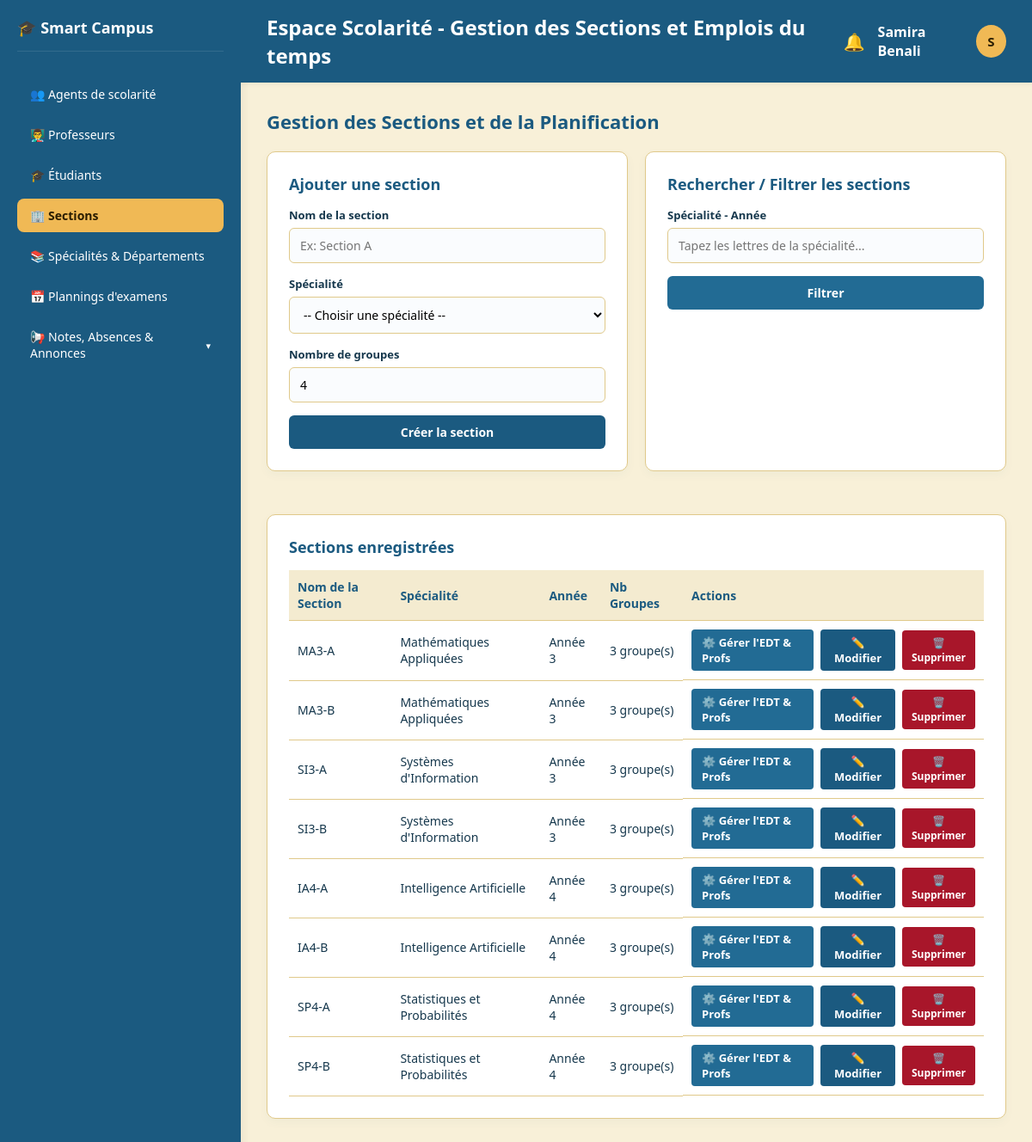
/gestion_sections.php (signed in), run on the app's committed database.
### tables this page shows
CREATE TABLE `section` (
  `id_Sec` int(11) NOT NULL,
  `nom_sec` varchar(100) NOT NULL,
  `id_sp` int(11) DEFAULT NULL,
  `nombre_groupes` int(11) DEFAULT 4
);

CREATE TABLE `specialite` (
  `id_sp` int(11) NOT NULL,
  `NomSp` varchar(100) NOT NULL,
  `id_Dep` int(11) DEFAULT NULL,
  `annee` int(11) NOT NULL
);

### gestion_sections.php (the view, shortened to what this page needs)
<?php
$host = 'localhost';
$db   = 'smart_campus';
$user = 'root';
$pass = '';
$selected_section = null;
$sections = [];
$filter_sp = '';
$filter_annee = '';
$filter_sp_label = '';
try {
    $pdo = new PDO("mysql:host=$host;dbname=$db;charset=utf8mb4", $user, $pass);
    $pdo->setAttribute(PDO::ATTR_ERRMODE, PDO::ERRMODE_EXCEPTION);
    $filter_sp = trim($_GET['filter_sp'] ?? '');
    $filter_annee = trim($_GET['filter_annee'] ?? '');
    $filter_sp_label = trim($_GET['filter_sp_text'] ?? '');
    $sql_sec = "SELECT sec.*, sp.NomSp, sp.annee
                FROM section sec
                LEFT JOIN specialite sp ON sec.id_sp = sp.id_sp
                WHERE 1=1";
    $params_sec = [];
    $sql_sec .= " ORDER BY sp.annee ASC, sp.NomSp ASC, sec.nom_sec ASC";
    $stmt_sec = $pdo->prepare($sql_sec);
    $stmt_sec->execute($params_sec);
    $sections = $stmt_sec->fetchAll(PDO::FETCH_ASSOC);
} catch (PDOException $e) {
    $error = "Erreur de base de données : " . $e->getMessage();
}
?>
<!DOCTYPE html>
<html lang="fr">
<head>
</head>
<body>
    <div class="sidebar">
        <div class="sidebar-top">
            <div class="logo-area"><span>🎓 Smart Campus</span></div>
            <div class="menu">
                <?php if (!empty($_SESSION['is_super_admin'])): ?>
                    <a href="admin_principal_dashboard.php" class="menu-item">👥 Agents de scolarité</a>
                <?php endif; ?>
                <a href="gestion_profs.php" class="menu-item">👨‍🏫 Professeurs</a>
                <a href="gestion_etudiants.php" class="menu-item">🎓 Étudiants</a>
                <a href="gestion_sections.php" class="menu-item active">🏢 Sections</a>
                <a href="gestion_specialites.php" class="menu-item">📚 Spécialités & Départements</a>
                <a href="gestion_examens.php" class="menu-item">📅 Plannings d'examens</a>
                <div class="menu-dropdown">
                    <a href="javascript:void(0);" class="menu-item dropdown-toggle" onclick="toggleSubmenu()">
                        <span>📢 Notes, Absences & Annonces</span>
                        <span id="arrow" style="font-size: 11px;">▾</span>
                    </a>
                </div>
            </div>
        </div>
    </div>
    <div class="main-content">
        <div class="top-navbar">
            <h2>Espace Scolarité - Gestion des Sections et Emplois du temps</h2>
            <div style="display: flex; align-items: center; gap: 15px;">
                <div class="notif-menu-container" onclick="toggleNotifMenu(event)">
                    <div style="font-size: 20px; position: relative;">
                        🔔
                    </div>
                </div>
                <div class="user-menu-container" onclick="toggleUserMenu(event)">
                    <div class="user-profile">
                        <span><strong><?php echo htmlspecialchars($_SESSION['prenom'] . ' ' . $_SESSION['nom']); ?></strong></span>
                        <div class="user-avatar"><?php echo strtoupper(substr($_SESSION['prenom'], 0, 1)); ?></div>
                    </div>
                </div>
            </div>
        </div>
        <div class="content-body">
            <h3 class="section-title">Gestion des Sections et de la Planification</h3>
            <div class="admin-grid">
                <div class="card">
                    <h3>Ajouter une section</h3>
                    <form action="gestion_sections.php" method="POST">
                        <div class="form-group">
                            <label for="nom_sec">Nom de la section</label>
                            <input type="text" id="nom_sec" name="nom_sec" required placeholder="Ex: Section A">
                        </div>
                        <div class="form-group">
                            <label for="id_sp">Spécialité</label>
                            <select id="id_sp" name="id_sp" required>
                                <option value="">-- Choisir une spécialité --</option>
                            </select>
                        </div>
                        <div class="form-group">
                            <label for="nombre_groupes">Nombre de groupes</label>
                            <input type="number" id="nombre_groupes" name="nombre_groupes" min="1" max="10" value="4" required>
                        </div>
                        <button type="submit" name="ajouter_section" class="btn-submit">Créer la section</button>
                    </form>
                </div>
                <div class="card">
                    <h3>Rechercher / Filtrer les sections</h3>
                    <form action="gestion_sections.php" method="GET" id="formFiltreSection" autocomplete="off">
                        <div class="form-group" style="position: relative;">
                            <label for="input_sp_recherche">Spécialité - Année</label>
                            <input
                                type="text"
                                id="input_sp_recherche"
                                name="filter_sp_text"
                                value="<?php echo htmlspecialchars($filter_sp_label); ?>"
                                placeholder="Tapez les lettres de la spécialité..."
                                oninput="afficherSuggestionsSp()"
                            >
                        </div>
                        <div style="display: flex; gap: 10px;">
                            <button type="submit" class="btn-submit" style="background-color: var(--menu);">Filtrer</button>
                        </div>
                    </form>
                </div>
            </div>
            <div class="card">
                <h3>Sections enregistrées</h3>
                <?php if (empty($sections)): ?>
                    <p style="color: var(--text-muted);">Aucune section trouvée.</p>
                <?php else: ?>
                    <table>
                        <thead>
                            <tr>
                                <th>Nom de la Section</th>
                                <th>Spécialité</th>
                                <th>Année</th>
                                <th>Nb Groupes</th>
                                <th>Actions</th>
                            </tr>
                        </thead>
                        <tbody>
                            <?php foreach ($sections as $sec): ?>
                                <tr style="<?php echo ($selected_section && $selected_section['id_Sec'] == $sec['id_Sec']) ? 'background-color: #fdf8e9;' : ''; ?>">
                                    <td><?php echo htmlspecialchars($sec['nom_sec']); ?></td>
                                    <td><?php echo htmlspecialchars($sec['NomSp']); ?></td>
                                    <td>Année <?php echo htmlspecialchars($sec['annee']); ?></td>
                                    <td><?php echo htmlspecialchars($sec['nombre_groupes']); ?> groupe(s)</td>
                                    <td style="display: flex; gap: 8px; align-items: center;">
                                        <a href="gestion_sections.php?id_sec_selected=<?php echo $sec['id_Sec']; ?>&filter_sp=<?php echo urlencode($filter_sp); ?>&filter_sp_text=<?php echo urlencode($filter_sp_label); ?>&filter_annee=<?php echo urlencode($filter_annee); ?>" class="btn-edit">
                                            ⚙️ Gérer l'EDT & Profs
                                        </a>
                                        <button type="button" class="btn-edit" style="background-color: var(--header);" onclick="ouvrirModalModifierSection(<?php echo $sec['id_Sec']; ?>, '<?php echo htmlspecialchars(addslashes($sec['nom_sec'])); ?>', '<?php echo $sec['id_sp']; ?>', <?php echo $sec['nombre_groupes']; ?>)">
                                            ✏️ Modifier
                                        </button>
                                        <form action="gestion_sections.php?filter_sp=<?php echo urlencode($filter_sp); ?>&filter_sp_text=<?php echo urlencode($filter_sp_label); ?>&filter_annee=<?php echo urlencode($filter_annee); ?>" method="POST" style="display:inline; margin:0;">
                                            <button type="submit" name="supprimer_section" class="btn-delete" onclick="return confirm('Attention : La suppression de cette section supprimera également ses séances associées. Voulez-vous continuer ?');">
                                                🗑️ Supprimer
                                            </button>
                                        </form>
                                    </td>
                                </tr>
                            <?php endforeach; ?>
                        </tbody>
                    </table>
                <?php endif; ?>
            </div>
        </div>
    </div>
</body>
</html>

### gestion_sections.php (style rules this page uses)
:root { --header: #1B5A80; --menu: #226B94; --on-blue: #FFFFFF; --accent: #F0B955; --on-accent: #2A1D00; --bg: #F8F0D8; --card: #FFFFFF; --border: #E0C98A; --text: #16384D; --text-muted: #51606A; --error: #A8162A; --on-error: #FFFFFF; --success: #2e7d32; }
* { box-sizing: border-box; margin: 0; padding: 0; font-family: 'Segoe UI', Tahoma, Geneva, Verdana, sans-serif; }
body { background-color: var(--bg); color: var(--text); display: flex; height: 100vh; overflow: hidden; }
.sidebar { width: 280px; background-color: var(--header); display: flex; flex-direction: column; justify-content: space-between; padding: 20px; box-shadow: 4px 0 10px rgba(0,0,0,0.05); }
.sidebar-top .logo-area { color: var(--on-blue); font-size: 18px; font-weight: bold; margin-bottom: 30px; padding-bottom: 15px; border-bottom: 1px solid rgba(255,255,255,0.1); }
.menu { display: flex; flex-direction: column; gap: 8px; }
.menu-item { color: var(--on-blue); padding: 10px 15px; border-radius: 8px; text-decoration: none; font-size: 14px; font-weight: 500; display: flex; align-items: center; gap: 10px; transition: background 0.2s; }
.menu-item:hover, .menu-item.active { background-color: var(--accent); color: var(--on-accent); font-weight: 600; }
.main-content { flex: 1; display: flex; flex-direction: column; overflow-y: auto; }
.top-navbar { background-color: var(--header); color: var(--on-blue); padding: 15px 30px; display: flex; justify-content: space-between; align-items: center; box-shadow: 0 2px 5px rgba(0,0,0,0.05); }
.content-body { padding: 30px; }
.section-title { color: var(--header); font-size: 22px; margin-bottom: 20px; font-weight: 700; }
.admin-grid { display: grid; grid-template-columns: 1fr 1fr; gap: 20px; margin-bottom: 25px; }
.card { background-color: var(--card); border: 1px solid var(--border); border-radius: 10px; padding: 25px; margin-bottom: 25px; box-shadow: 0 4px 12px rgba(27,90,128,0.04); }
.card h3 { color: var(--header); margin-bottom: 15px; font-size: 18px; }
.form-group { margin-bottom: 15px; }
.form-group label { display: block; font-size: 13px; font-weight: 600; margin-bottom: 6px; color: var(--text); }
.form-group input, .form-group select { width: 100%; padding: 10px 12px; border: 1px solid var(--border); border-radius: 6px; font-size: 14px; background-color: #FAFCFE; }
.btn-submit { background-color: var(--header); color: var(--on-blue); border: none; padding: 10px 20px; border-radius: 6px; font-size: 14px; font-weight: 600; cursor: pointer; width: 100%; transition: background 0.2s; }
.btn-edit { background-color: var(--menu); color: var(--on-blue); padding: 6px 12px; border-radius: 4px; font-size: 13px; font-weight: 600; text-decoration: none; display: inline-block; cursor: pointer; border: none; }
.btn-delete { background-color: var(--error); color: var(--on-error); border: none; padding: 6px 10px; border-radius: 4px; font-size: 12px; font-weight: 600; cursor: pointer; }
table { width: 100%; border-collapse: collapse; font-size: 14px; margin-top: 10px; }
th, td { padding: 10px; text-align: left; border-bottom: 1px solid var(--border); vertical-align: middle; }
th { background-color: #f4ebd0; color: var(--header); font-weight: 600; }
.user-menu-container, .notif-menu-container { position: relative; display: inline-block; cursor: pointer; }
.user-profile { display: flex; align-items: center; gap: 12px; }
.user-avatar { width: 38px; height: 38px; background-color: var(--accent); color: var(--on-accent); border-radius: 50%; display: flex; align-items: center; justify-content: center; font-weight: bold; font-size: 15px; }
.menu-dropdown { position: relative; }
.dropdown-toggle { cursor: pointer; display: flex; justify-content: space-between; align-items: center; }

### data on the page
section: nom_sec "MA3-A", id_sp.NomSp "Mathématiques Appliquées", id_sp.annee "3", nombre_groupes "3"
section: nom_sec "MA3-B", id_sp.NomSp "Mathématiques Appliquées", id_sp.annee "3", nombre_groupes "3"
section: nom_sec "SI3-A", id_sp.NomSp "Systèmes d'Information", id_sp.annee "3", nombre_groupes "3"
section: nom_sec "SI3-B", id_sp.NomSp "Systèmes d'Information", id_sp.annee "3", nombre_groupes "3"
section: nom_sec "IA4-A", id_sp.NomSp "Intelligence Artificielle", id_sp.annee "4", nombre_groupes "3"
section: nom_sec "IA4-B", id_sp.NomSp "Intelligence Artificielle", id_sp.annee "4", nombre_groupes "3"
section: nom_sec "SP4-A", id_sp.NomSp "Statistiques et Probabilités", id_sp.annee "4", nombre_groupes "3"
section: nom_sec "SP4-B", id_sp.NomSp "Statistiques et Probabilités", id_sp.annee "4", nombre_groupes "3"

### other printed values
$_SESSION['prenom'] . ' ' . $_SESSION['nom'] "Samira Benali"
substr($_SESSION['prenom'], 0, 1) "S"
